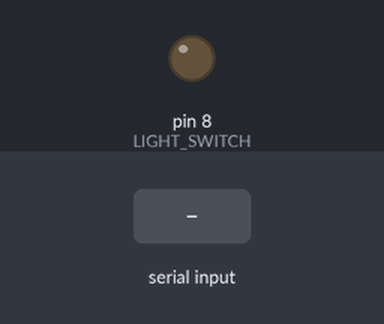
Recording of a sketch running on a simulated Arduino Nano, built with avr-gcc and run on an emulated ATmega328P. Shown: output pins drawn as LEDs (lit = HIGH). The test bench sets the inputs (shaded band).

Above: at 1.2 s.
1.3 s: "1" received over Serial
At 2.4 s:
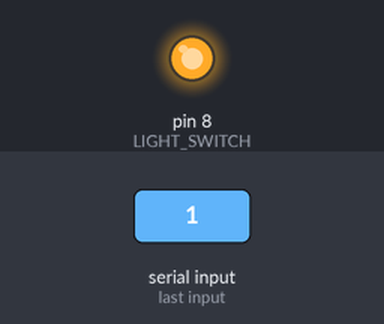
2.8 s: "0" received over Serial
At 3.6 s:
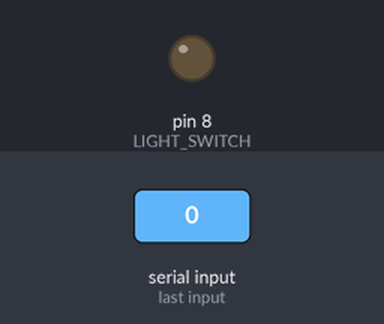
Timing chart, 0 to 5.8 s (numbered marks = the images above; inputs shaded):
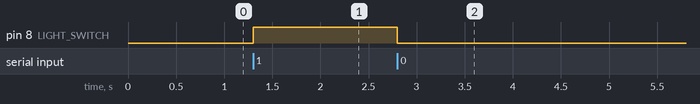

The sketch:

lamp.ino
```cpp
//This code was upload to Atmega168 (arduino nano clone) microntroler.
//8 pin on arduino was conected to HF3FF subminature power relay control leg.
//second control leg was connect to GND on arduino
//Two circut legs was connected to lamp wire.


#define LIGHT_SWITCH 8

void setup() {
  // put your setup code here, to run once:
  Serial.begin(9600);
  pinMode(LIGHT_SWITCH, OUTPUT);
}

void loop() {
  // put your main code here, to run repeatedly:
  if (Serial.available() > 0){
    char order = Serial.read();
    //int order = Serial.readString().toInt();
    switch(order){
      case '1':
        digitalWrite(LIGHT_SWITCH, HIGH);
        break;
      case '0':
        digitalWrite(LIGHT_SWITCH, LOW);
        break;
      default:
        Serial.println("Wrong command");
        Serial.println(order);
        break;
    }
  }
}
```

Measured:
- after the input at 1.3 s, pin 8 (LIGHT_SWITCH): LOW → HIGH at once
- after the input at 2.8 s, pin 8 (LIGHT_SWITCH): HIGH → LOW at once
